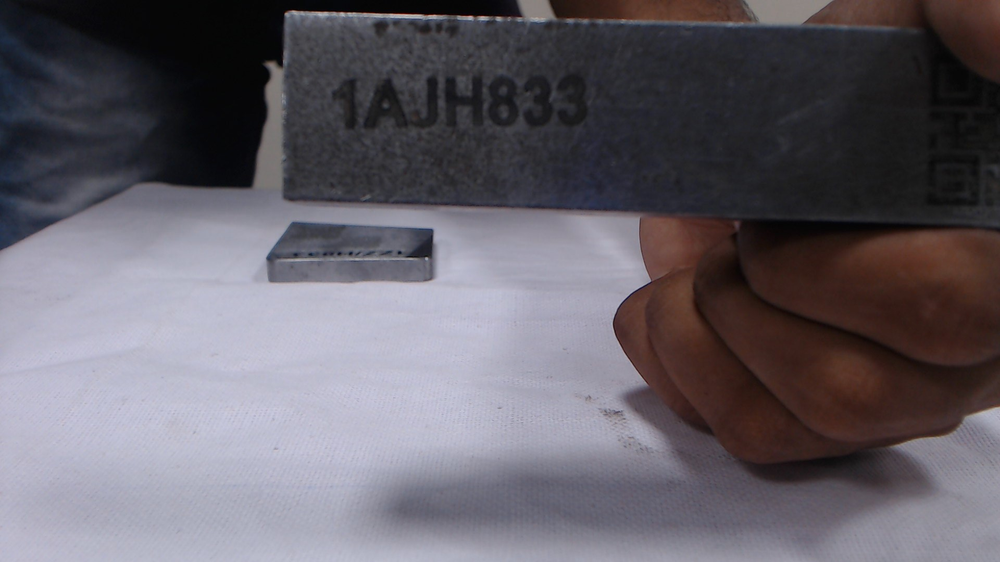
#> input picture pi.png, 1000 x 562 px, shrunk from 1920 x 1080 before the run
$ python extract_text.py
#> lines starting #> are read from the running program, lines starting #| are printed output that depends on the picture
# [20 lines of commented-out code are left out]
from PIL import Image, ImageEnhance
im = Image.open("pi.png")
#> im is the input picture: PIL image 1000x562 RGB; mean R, G, B 100.3, 95.7, 103.9
enhancer = ImageEnhance.Contrast(im)
enhanced_im = enhancer.enhance(1.2)
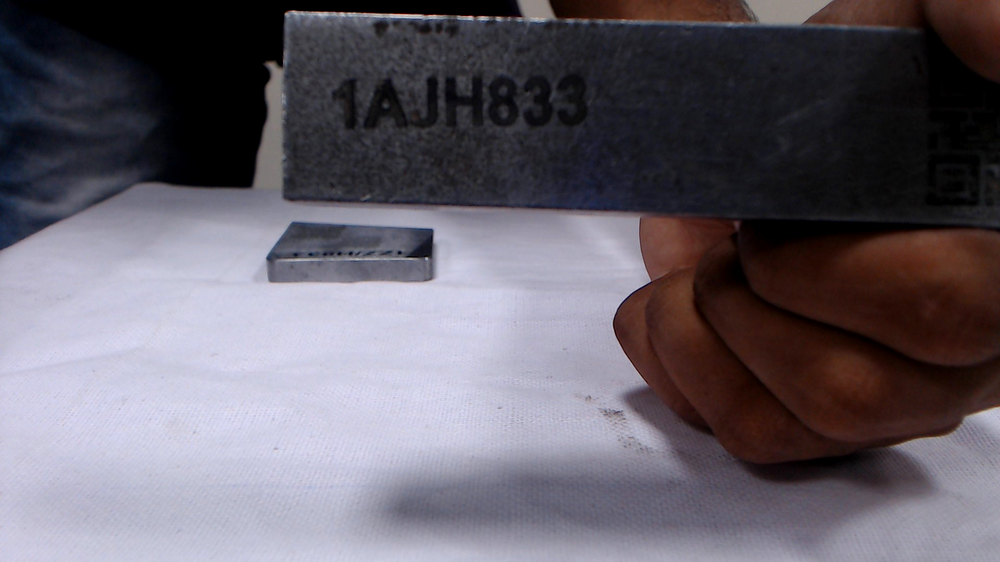
#> enhanced_im: PIL image 1000x562 RGB; mean R, G, B 100.9, 95.4, 105.2
enhanced_im.save("enhanced.sample1.png")
